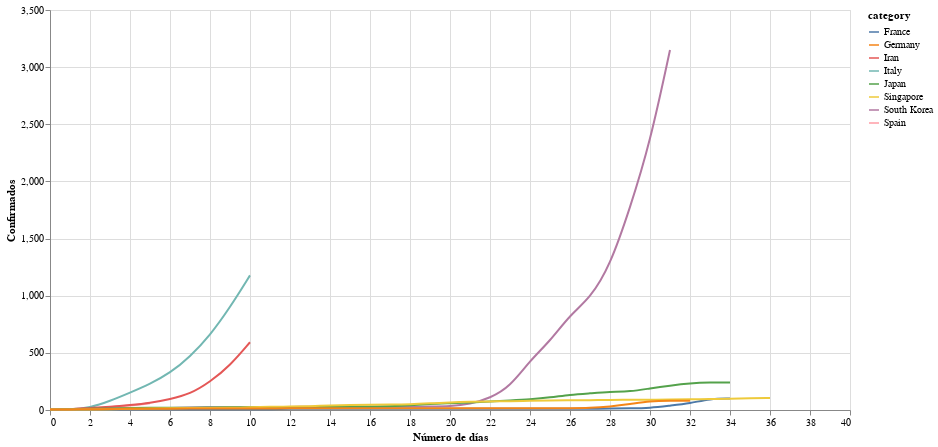

Notebook code cell kept with this figure:
### Markdown cell above
### a 30 días

### Code cell
# collapse
# get data
response = requests.get('https://docs.google.com/spreadsheet/ccc?key=1Z7VQ5xlf3BaTx_LBBblsW4hLoGYWnZyog3jqsS9Dbgc&output=csv&gid=0')
assert response.status_code == 200, 'Wrong status code'
data = response.content
df = pd.read_csv(BytesIO(data))
df = df[df.columns[2:]][1:65].T.reset_index(drop=True)
col_names = df.iloc[0]
col_names[1] = 'Fecha'
df.columns = col_names
df = df.drop(df.index[0])
df['Fecha'] = pd.to_datetime(df['Fecha'], utc=True)
df = df.set_index('Fecha')
df = df.applymap(lambda a: str(a).replace(',',''))
df = df.apply(pd.to_numeric, errors='coerce')
keep = ['Spain', 'Italy', 'South Korea', 'Iran', 'Japan', 'France', 'Singapore', 'Germany']
df = df[keep]

# align data
aligned_data = {}
plus_days = 40
plus_spain = 6
plus_iran = 11
plus_italy = 11
plus_s_korea = 32

aligned_data['Spain'] = np.array(df['Spain'][42:42+plus_spain])
aligned_data['Italy'] = np.array(df['Italy'][37:37+plus_italy])
aligned_data['South Korea'] = np.array(df['South Korea'][16:16+plus_s_korea])
aligned_data['Iran'] = np.array(df['Iran'][37:37+plus_iran])
aligned_data['Japan'] = np.array(df['Japan'][14:14+plus_days])
aligned_data['France'] = np.array(df['France'][14:14+plus_days])
aligned_data['Singapore'] = np.array(df['Singapore'][12:12+plus_days])
aligned_data['Germany'] = np.array(df['Germany'][16:16+plus_days])
df_aligned = pd.DataFrame(dict([(k,pd.Series(v)) for k,v in aligned_data.items() ]))
df = df_aligned

# plot
source = df.reset_index().melt('index', var_name='category', value_name='Confirmados')
source.index = list(source.index)
source.index = source.index.astype(int)
selection = alt.selection_multi(fields=['category'], bind='legend')

alt.Chart(source).mark_line(interpolate='basis').encode(
    alt.X('index:Q', axis=alt.Axis(tickRound=True), title='Número de días'),
    alt.Y('Confirmados:Q'),
    alt.Color('category:N'),
    opacity=alt.condition(selection, alt.value(1), alt.value(0.2))
).properties(
    width=800, height=400
).add_selection(
    selection
)

### Figure 1 — Vega-Lite specification as saved in the notebook (floating-point values rounded to 4 significant figures; data arrays with more than 128 entries replaced by an {"elided": "..."} marker saying what was removed)
{"config": {"view": {"continuousWidth": 400, "continuousHeight": 300}}, "data": {"name": "data-e4ccfa32019123410c3c46462a716987"}, "mark": {"type": "line", "interpolate": "basis"}, "encoding": {"color": {"type": "nominal", "field": "category"}, "opacity": {"condition": {"value": 1, "selection": "selector032"}, "value": 0.2}, "x": {"type": "quantitative", "axis": {"tickRound": true}, "field": "index", "title": "Número de días"}, "y": {"type": "quantitative", "field": "Confirmados"}}, "height": 400, "selection": {"selector032": {"type": "multi", "fields": ["category"], "bind": "legend"}}, "width": 800, "$schema": "https://vega.github.io/schema/vega-lite/v4.0.2.json", "datasets": {"data-e4ccfa32019123410c3c46462a716987": {"elided": "320 records"}}}
